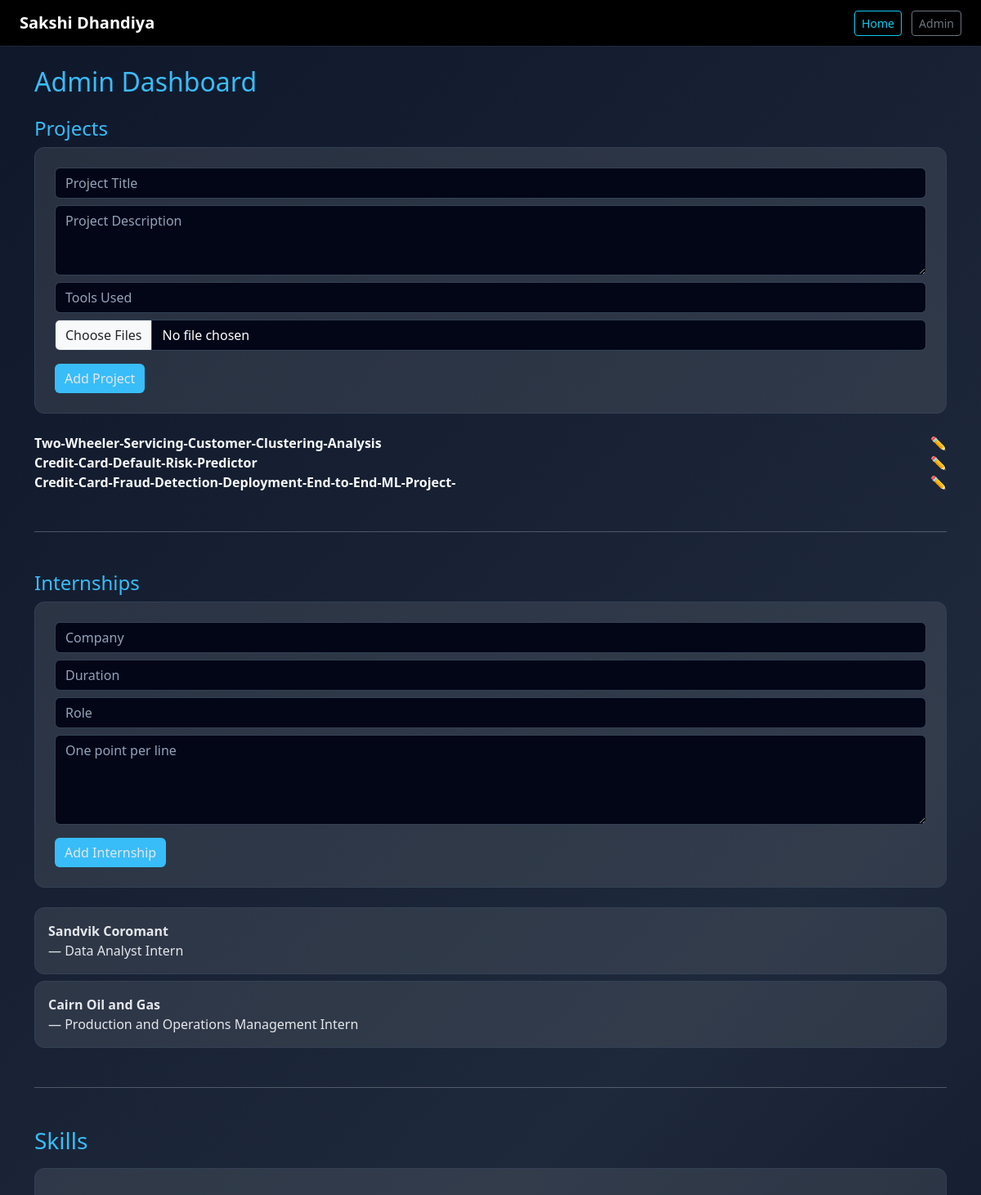
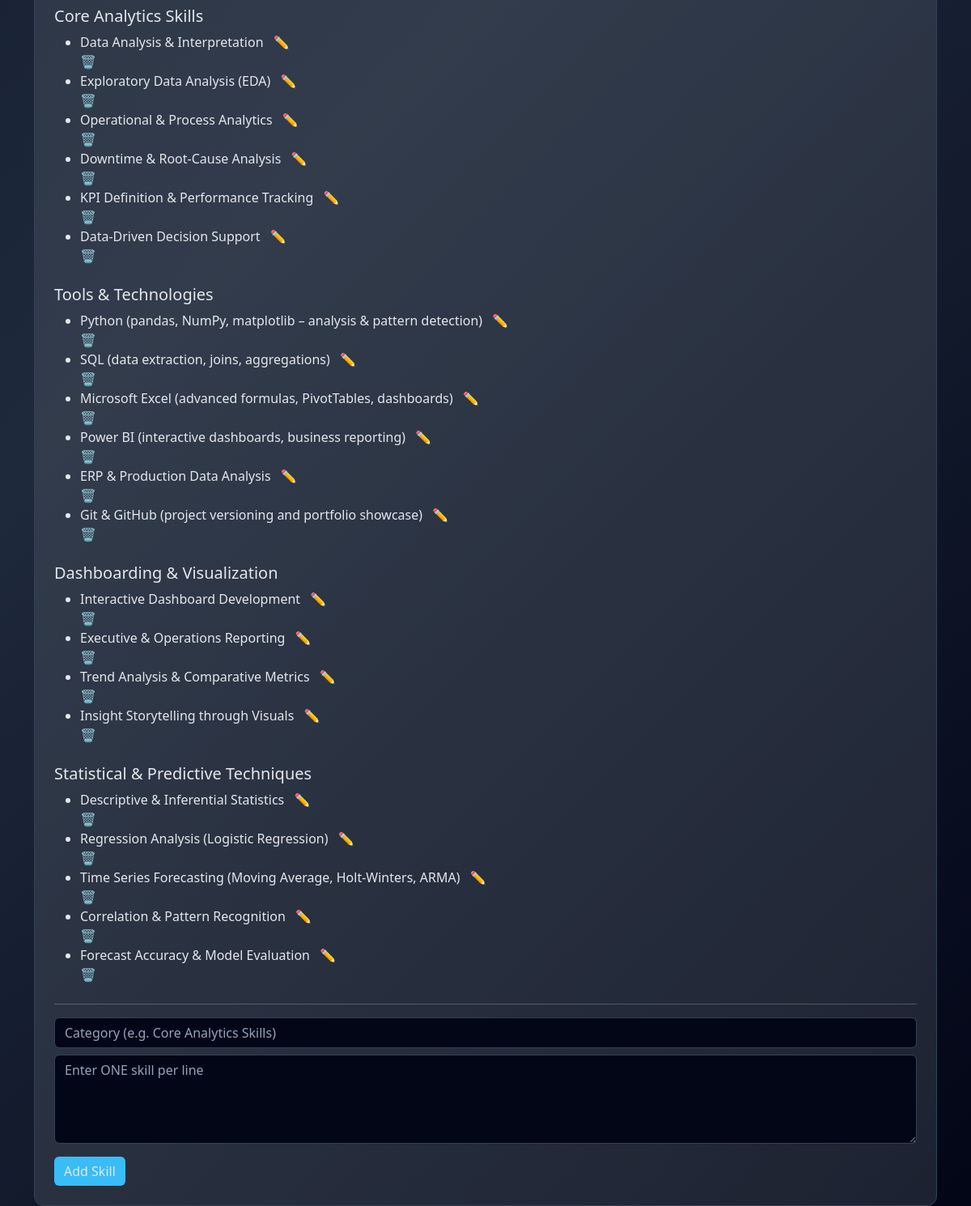
The app's page /admin/dashboard (signed in) with its own data (2 pictures, top to bottom).
### models.py (models this page shows)
class Project(db.Model):
    id = db.Column(db.Integer, primary_key=True)
    title = db.Column(db.String(200), nullable=False)
    description = db.Column(db.Text, nullable=False)
    tools = db.Column(db.String(200), nullable=False)

class Internship(db.Model):
    id = db.Column(db.Integer, primary_key=True)
    company = db.Column(db.String(200), nullable=False)
    duration = db.Column(db.String(100), nullable=False)
    role = db.Column(db.String(200), nullable=False)
    description = db.Column(db.Text, nullable=False)

class Skill(db.Model):
    id = db.Column(db.Integer, primary_key=True)
    category = db.Column(db.String(100), nullable=False)
    name = db.Column(db.String(200), nullable=False)

### app.py (the view)
@app.route("/admin/dashboard")
@login_required
def admin_dashboard():
    skills_by_category = defaultdict(list)
    for skill in Skill.query.all():
        skills_by_category[skill.category].append(skill)
    return render_template(
        "admin_dashboard.html",
        projects=Project.query.all(),
        internships=Internship.query.all(),
        skills_by_category=skills_by_category
    )

### app.py (called while the page is built)
@login_manager.user_loader
def load_user(user_id):
    return User.query.get(int(user_id))

### Template/admin_dashboard.html
{% extends "base.html" %}
{% block content %}
<h2 class="mb-4">Admin Dashboard</h2>
<h4>Projects</h4>
<div class="card p-4 mb-4 bg-secondary bg-opacity-25">
    <form method="POST"
          action="{{ url_for('add_project') }}"
          enctype="multipart/form-data">
        <input name="title" class="form-control mb-2" placeholder="Project Title" required>
        <textarea name="description"
                  class="form-control mb-2"
                  rows="3"
                  placeholder="Project Description"
                  required></textarea>
        <input name="tools" class="form-control mb-2" placeholder="Tools Used" required>
        <input type="file" name="files" multiple class="form-control mb-3">
        <button class="btn btn-info">Add Project</button>
    </form>
</div>
{% for project in projects %}
<div class="d-flex justify-content-between align-items-center">
    <strong>{{ project.title }}</strong>
    <a href="{{ url_for('edit_project', project_id=project.id) }}">✏️</a>
</div>
{% endfor %}
<hr class="my-5">
<h4>Internships</h4>
<div class="card p-4 mb-4 bg-secondary bg-opacity-25">
    <form method="POST"
          action="{{ url_for('add_internship') }}">
        <input name="company" class="form-control mb-2" placeholder="Company" required>
        <input name="duration" class="form-control mb-2" placeholder="Duration" required>
        <input name="role" class="form-control mb-2" placeholder="Role" required>
        <textarea name="description"
                  class="form-control mb-3"
                  rows="4"
                  placeholder="One point per line"
                  required></textarea>
        <button class="btn btn-info">Add Internship</button>
    </form>
</div>
{% for internship in internships %}
<div class="card p-3 mb-2 bg-secondary bg-opacity-25">
    <strong>{{ internship.company }}</strong> — {{ internship.role }}
</div>
{% endfor %}
<hr class="my-5">
<h3 class="mb-3">Skills</h3>
<div class="card p-4 bg-secondary bg-opacity-25">
    {% for category, skills in skills_by_category.items() %}
        <h5 class="mt-3 text-info">{{ category }}</h5>
        <ul class="mb-2">
            {% for skill in skills %}
                <li>
                    {{ skill.name }}
                    <a href="{{ url_for('edit_skill', id=skill.id) }}"
                       class="ms-2 text-decoration-none">✏️</a>
                </li>
                    <a class="text-decoration-none text-danger"
                       href="{{ url_for('delete_skill', id=skill.id) }}"
                       onclick="return confirm('Delete this skill?');"
                       title="Delete">
                             🗑️
                    </a>
            {% endfor %}
        </ul>
    {% endfor %}
    <hr>
<form method="POST" action="{{ url_for('add_skill') }}">
    <input name="category"
           class="form-control mb-2"
           placeholder="Category (e.g. Core Analytics Skills)"
           required>
    <textarea name="name"
              class="form-control mb-3"
              rows="4"
              placeholder="Enter ONE skill per line"
              required></textarea>
    <button class="btn btn-info">Add Skill</button>
</form>
</div>
{% endblock %}

### static/css/style.css (style rules this page uses)
body { background: linear-gradient(135deg, #0f172a, #1e293b, #020617); color: #e5e7eb; font-family: "Segoe UI", Arial, sans-serif; }
h1, h2, h3, h4, h5 { color: #38bdf8; }
.card { background-color: rgba(30, 41, 59, 0.85); border: 1px solid #334155; border-radius: 12px; }
.btn-info { background-color: #38bdf8; border: none; color: #020617; }
a { color: #38bdf8; text-decoration: none; }
input, textarea { background-color: #020617 !important; color: #e5e7eb !important; border: 1px solid #334155 !important; }
input::placeholder, textarea::placeholder { color: #94a3b8; }
.card, .card * { color: #e5e7eb !important; }
input.form-control, textarea.form-control, select.form-control { color: #ffffff !important; background-color: #020617 !important; border: 1px solid #334155 !important; }
input::placeholder, textarea::placeholder { color: #94a3b8 !important; }
input[type="file"] { color: #ffffff !important; }

### records on screen
Project: title "Two-Wheeler-Servicing-Customer-Clustering-Analysis"
Project: title "Credit-Card-Default-Risk-Predictor"
Project: title "Credit-Card-Fraud-Detection-Deployment-End-to-End-ML-Project-"
Internship: company "Sandvik Coromant", role "Data Analyst Intern"
Internship: company "Cairn Oil and Gas", role "Production and Operations Management Intern"
Skill: category "Core Analytics Skills", name "Data Analysis & Interpretation"
Skill: name "Exploratory Data Analysis (EDA)"
Skill: name "Operational & Process Analytics"
Skill: name "Downtime & Root-Cause Analysis"
Skill: name "KPI Definition & Performance Tracking"
Skill: name "Data-Driven Decision Support"
Skill: category "Tools & Technologies", name "Python (pandas, NumPy, matplotlib – analysis & pattern detection)"
Skill: name "SQL (data extraction, joins, aggregations)"
Skill: name "Microsoft Excel (advanced formulas, PivotTables, dashboards)"
Skill: name "Power BI (interactive dashboards, business reporting)"
Skill: name "ERP & Production Data Analysis"
Skill: name "Git & GitHub (project versioning and portfolio showcase)"
Skill: category "Dashboarding & Visualization", name "Interactive Dashboard Development"
Skill: name "Executive & Operations Reporting"
Skill: name "Trend Analysis & Comparative Metrics"
Skill: name "Insight Storytelling through Visuals"
Skill: category "Statistical & Predictive Techniques", name "Descriptive & Inferential Statistics"
Skill: name "Regression Analysis (Logistic Regression)"
Skill: name "Time Series Forecasting (Moving Average, Holt-Winters, ARMA)"
Skill: name "Correlation & Pattern Recognition"
Skill: name "Forecast Accuracy & Model Evaluation"
